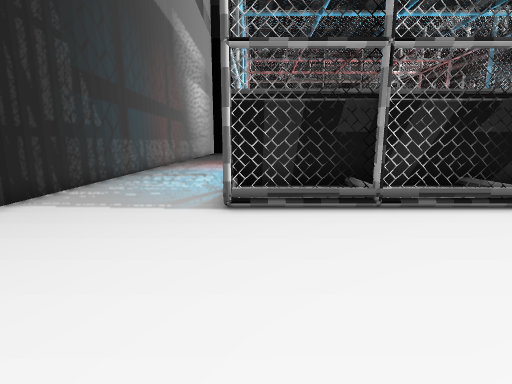
view 1 (above)

20 first-person views from a walk through a 3-D level made in the Unity game engine. The camera is 1.4 m above the floor, tilts 10° down and sees 85° across. The floor is counted in squares, 1 m on a side. Each view is taken from the middle of a square. On the plan, view 1 faces up. The plan holds only what a view shows up to about 14 squares ahead; the rest is blank. The place goes on beyond the plan.

view 2
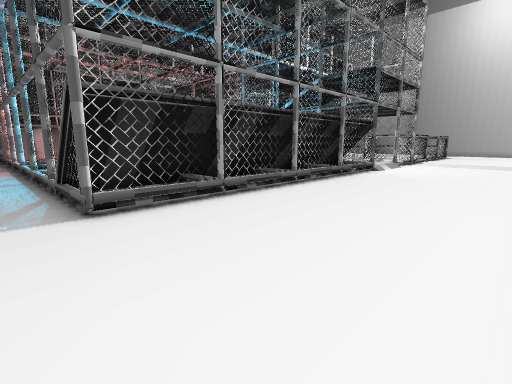

view 3
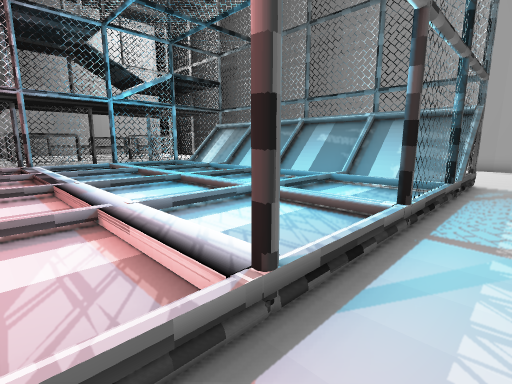

view 4
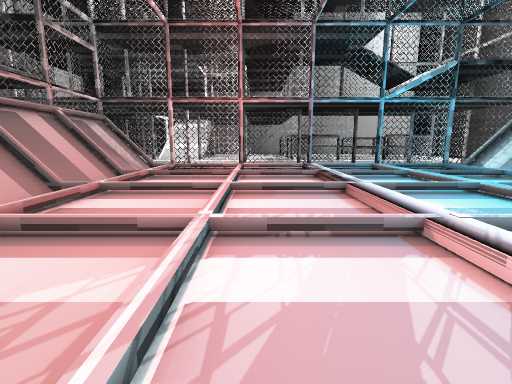

view 5
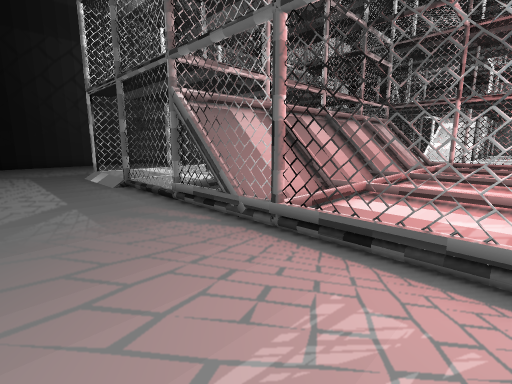

view 6
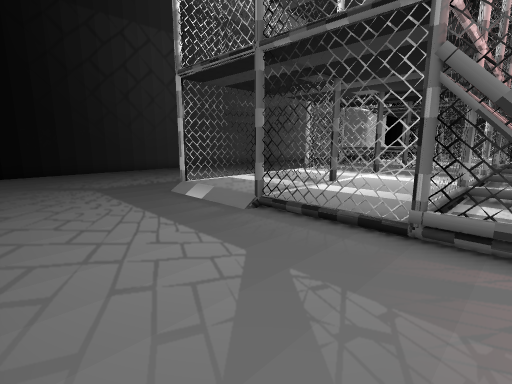

view 7
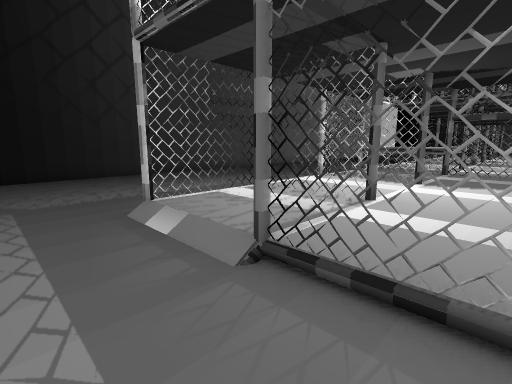

view 8
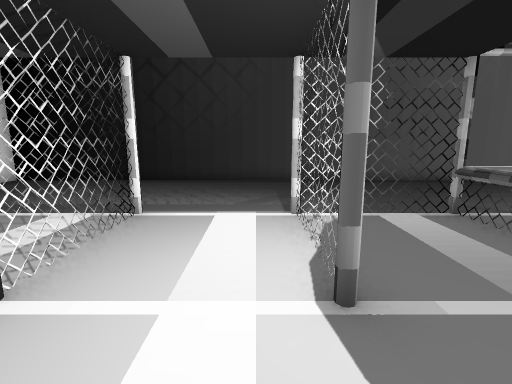

view 9
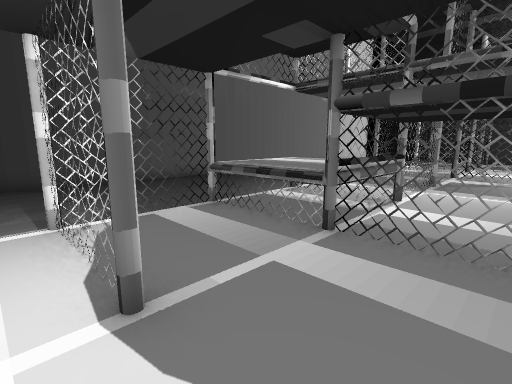

view 10
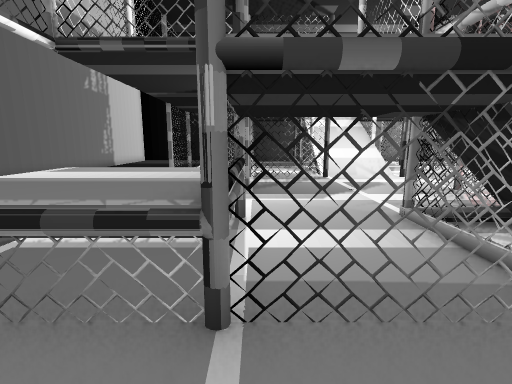

view 11
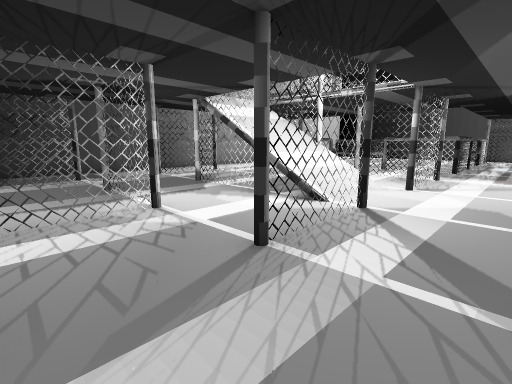

view 12
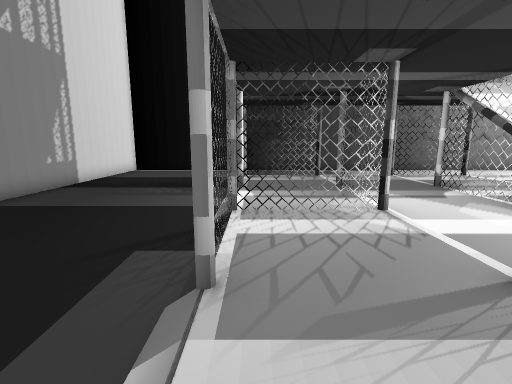

view 13
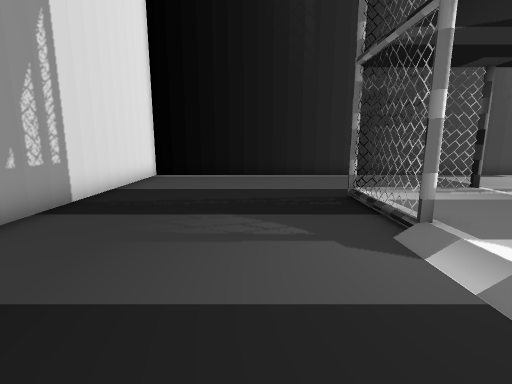

view 14
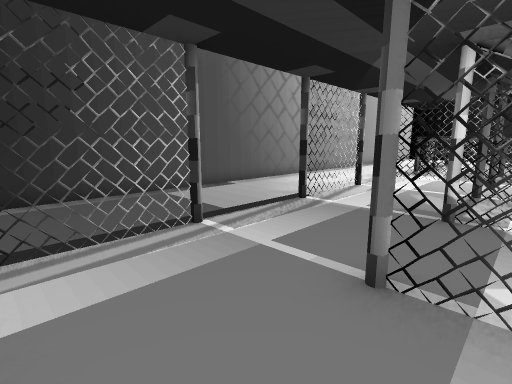

view 15
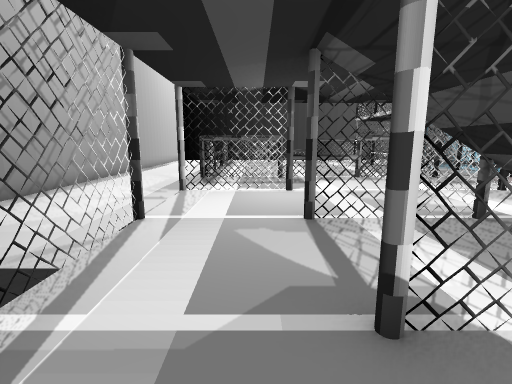

view 16
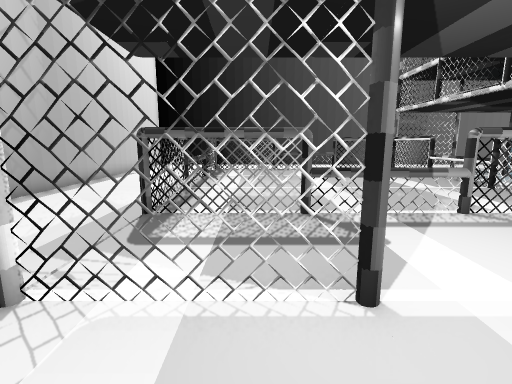

view 17
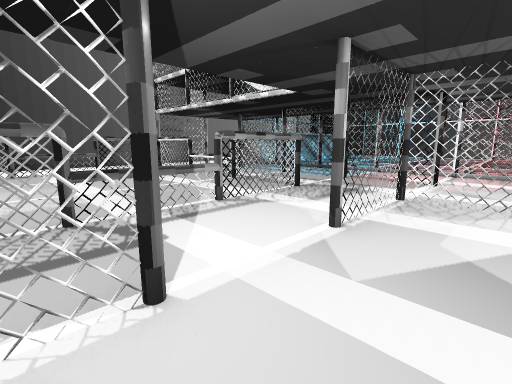

view 18
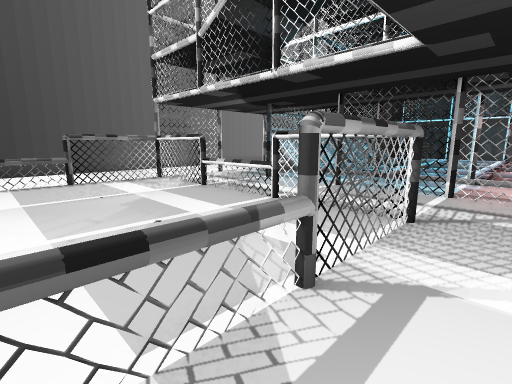

view 19
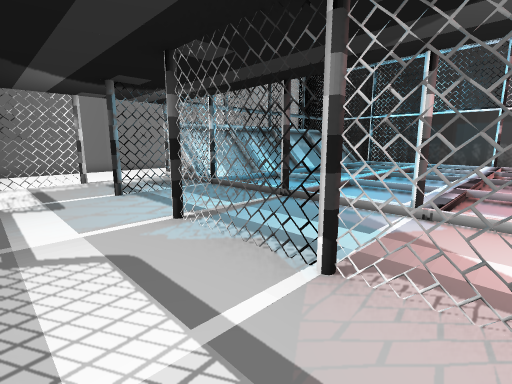

view 20
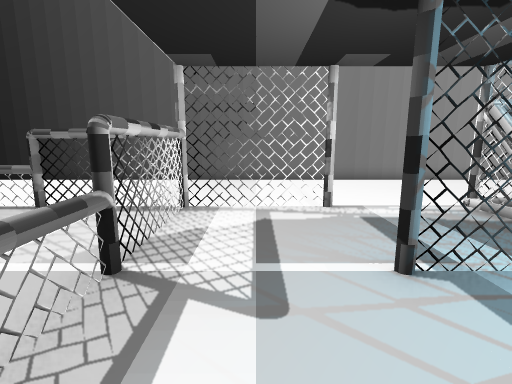

### Floor plan
Key: @ floor where view 1 was taken; # wall or solid block; . main floor; : floor 0.25 m higher than the main floor; / step, stairs or slope; ^ raised ledge; F fence; O other object.
Columns run from 6 left of view 1 to 33 right of it. Each row starts with its distance up from view 1.
 39 ############################  ##########
 38 #....................        ..........#
 37  ....................       ...........#
 36   ...................      ............#
 35  ....................     .............#
 34  ....................    ..............#
 33  ....................   ...............#
 32  .....           ..    ................#
 31  ..../::F:::F::F^^^:  :::F::F::F::F....#
 30  ..../::::::F::^^^^:::::::::F:::::F....#
 29  ..../::::::F::F^^F:::::::::F:::::F....#
 28  ....F:::F::F::FFFFFFF:::F::FFFF::F....#
 27  ....F:::::::::F:::::::::F:::::::::....#
 26  .....:::::::::F:::::::::F:::::::::....#
 25   ...FFFFFFFFFFFFFF::::::F/ FFFF::F....#
 24  ....F////////////F:::::::////::::F....#
 23   ...#////////////F:::::::////::::F....#
 22   ...F////////////FFFF:::F/ FFFF::F....#
 21   ....#:::::/ :/: F  ::::F:::::::::....#
 20    ...#:::::/ :/: F::::::F:::::::::....#
 19   . .F#///////////F::F:::FFFF::FFFF....#
 18      .::::::/ :/::/::F:::::::::::::....#
 17     ..::::::/ :/::/::F:::::::::::::....#
 16      ./////////////::F:::::::::::::....#
 15     ./////////////F::F:::FFFFFFFFFF....#
 14 #.....::::::/::/::/::F:::F::::::::F....#
 13 #.....::::::/::/::/::F:::F::::::::F....#
 12 #....F#///////////F::F:::F::::::::F....#
 11 #....F ::: :/  /::F::::::F::::::::O....#
 10 #.....:::: :/ :/::F::::::F::::::::O....#
  9 #....F////////////FFFF:::F::::::::O....#
  8 #....F/////// ////F::::::F::::::::F.. .#
  7 #....F ///////////#::::::F::::::  F    #
  6 #....FFFFF##FFFFFFF::FFFFFFFFFFFFFF
  5  ..............................
  4   ..............................
  3    .............................
  2     .............................
  1     ..............................
  0     ..@............................
 -1      ##    #########################

Positions as (right, up) in squares from view 1, and headings:
1: (0, 0), facing up
2: (-2, 0), facing up-right
3: (-2, 17), facing down-right
4: (-1, 18), facing right
5: (-4, 19), facing up-right
6: (-5, 24), facing up-right
7: (-3, 26), facing up-right
8: (5, 26), facing up
9: (5, 26), facing up-right
10: (7, 28), facing right
11: (16, 31), facing down-right
12: (16, 31), facing right
13: (21, 34), facing right
14: (24, 31), facing down-right
15: (26, 27), facing down
16: (26, 21), facing down
17: (26, 21), facing down-left
18: (24, 17), facing down-left
19: (18, 17), facing down-left
20: (17, 12), facing down
